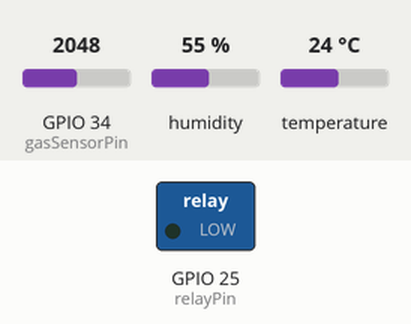
This sketch was run on a simulated ESP32. Parts: switched loads named in the sketch (green lamp = pin HIGH). The test bench sets the inputs (shaded band); at power-on: GPIO 34 (gasSensorPin) = 2048, humidity 55 %, temperature 24 °C. WiFi joins after 1.5 s; servers stay silent unless stated; what the sketch prints to the serial monitor is not drawn.

Above: at 0.1 s.
At 3.6 s:
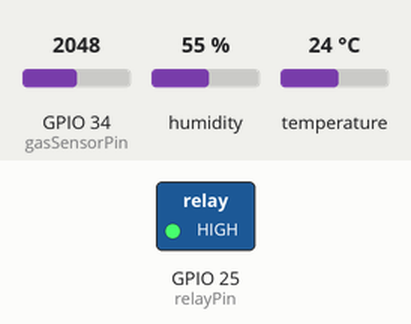
Timing chart, 0 to 5.1 s (numbered marks = the images above):
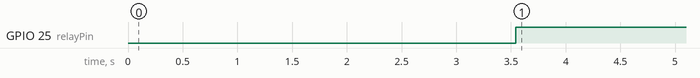

The sketch:

FILE_TEST.ino
```cpp
#include"esp_wifi.h"
#include"DHT.h"
#include <WiFi.h>
#include <AHT20.h>
#include <WebServer.h>
#include <Wire.h>
// #include <LiquidCrystal_I2C.h>


const char *ssid = "ACLAB";
const char *password = "ACLAB2023";

WebServer server(80);  // Initialize web server on port 80


//PIN CONFIGURATION

AHT20 dht20;

const int gasSensorPin = 34; // gas sensor pin
const int relayPin = 25;  // relay pin(fan)

// Initialize LCD (16 columns, 2 rows, and I2C address 0x27)
// LiquidCrystal_I2C lcd(0x27, 16, 2);

const int gasThreshHold = 20; // gas level for triggering the relay

bool manualMode = false; // flag to track if the relay is manual or not
bool relayState = false; // State of relay

void setup() {
  Serial.begin(115200);
  Wire.begin(); // Initialize I2C for DHT20

  // ledcSetup(0, 5000, 8)   //PWM Channel 0, 5khz , 8 bits
  ledcAttach(relayPin, 5000, 8); //attach relayPin to PWM


  pinMode(gasSensorPin, INPUT);


  WiFi.begin(ssid, password);
  Serial.print("Connecting to WiFi");
  while (WiFi.status() != WL_CONNECTED) {
    delay(500);
    Serial.print(".");
  }
  Serial.println(" Connected!");
  Serial.print("IP address: ");
  Serial.println(WiFi.localIP());

   // Define URL routes for the web interface
  server.on("/", handleRoot);
  server.on("/toggleManual", toggleManualMode);
  server.on("/toggleRelay", toggleRelayState);

  server.begin();
  Serial.println("HTTP server started");


  delay(2000); // wait 2sec to start processing
}

void loop() {
  // put your main code here, to run repeatedly:
  server.handleClient();  // Handle incoming client requests

  int sensorValue = analogRead(gasSensorPin); //read gas sensor value
  int gas_percentage = map(sensorValue, 0 , 4095, 0 , 100); // convert to percentage (ESP32 has 12 bits ADC)

  float humid = dht20.getHumidity(); // get humidity
  float temperature = dht20.getTemperature();// getTemperature

  if(isnan(humid) && isnan(temperature)){
    Serial.println(F("False to read sensor!"));
    return;
  }

  // Display sensor readings
  Serial.print("Humidity: ");
  Serial.print(humid);
  Serial.println("%");

  Serial.print("Temperature: ");
  Serial.print(temperature);
  Serial.println("℃");

  Serial.print("Gas sensor value: ");
  Serial.println(sensorValue);

  Serial.print("Percentage: ");
  Serial.print(gas_percentage);
  Serial.println("%");

  Serial.println();

  if(!manualMode){

    if(gas_percentage > gasThreshHold){
      relayState = true; // activate relay if gas level exceeds threshhold
      int dutyCycle = map(gas_percentage, gasThreshHold, 100, 128, 255); // adjust PWM duty cycle
      ledcWrite(0, dutyCycle);  // Update duty cycle for PWM
    }
    else{
      relayState = false;
      ledcWrite(0, 0);
    }

    digitalWrite(relayPin, relayState ? HIGH : LOW);
  }

  //display sensor value and relay status on lcd

  // lcd.clear();
  // lcd.setCursor(0, 0);
  // lcd.print("HUM: ");
  // lcd.print(humid);
  // lcd.print("%");

  // lcd.setCursor(0, 1);
  // lcd.print("TEM: ");
  // lcd.print(temperature);
  // lcd.print("℃");

  // lcd.setCursor(8, 0);
  // lcd.print("Gas: ");
  // lcd.print(gas_percentage);
  // lcd.print("%");

  // lcd.setCursor(8, 1);
  // lcd.print("Relay: ");
  // lcd.print(relayState ? "ON " : "OFF");

  delay(10000); // wait before reading again
}


// Function to handle the main webpage
void handleRoot() {
  String html = "<!DOCTYPE html><html><head><title>ESP32 Gas Sensor</title></head><body>";
  html += "<h1>ESP32 Gas Sensor Control</h1>";
  html += "<p>Humidity: " + String(dht20.getHumidity()) + "%</p>";
  html += "<p>Temperature: " + String(dht20.getTemperature()) + "°C</p>";
  html += "<p>Gas Sensor Level: " + String(analogRead(gasSensorPin)) + "</p>";
  html += "<p>Gas Percentage: " + String(map(analogRead(gasSensorPin), 0, 4095, 0, 100)) + "%</p>";

  // Control section for relay and mode
  html += "<h2>Control Relay</h2>";
  html += "<p>Current Mode: " + String(manualMode ? "Manual" : "Automatic") + "</p>";
  html += "<a href=\"/toggleManual\"><button>Toggle Mode</button></a>";

  if (manualMode) {
    html += "<p>Relay State: " + String(relayState ? "ON" : "OFF") + "</p>";
    html += "<a href=\"/toggleRelay\"><button>Toggle Relay</button></a>";
  }

  html += "</body></html>";

  server.send(200, "text/html", html); // Send HTML response
}

// Function to toggle between manual and automatic modes
void toggleManualMode() {
  manualMode = !manualMode;
  if (!manualMode) { // Return relay to safe state when switching back to auto
    relayState = false;
    ledcWrite(0, 0);
  }
  handleRoot();
}

// Function to toggle relay state (only in manual mode)
void toggleRelayState() {
  if (manualMode) { // Change relay state only if in manual mode
    relayState = !relayState;
    ledcWrite(0, relayState ? 255 : 0);  // Set PWM to max if ON, else turn off
  }
  handleRoot();
}
```

Measured:
- by itself, GPIO 25 (relayPin): LOW → HIGH at 3.5 s
